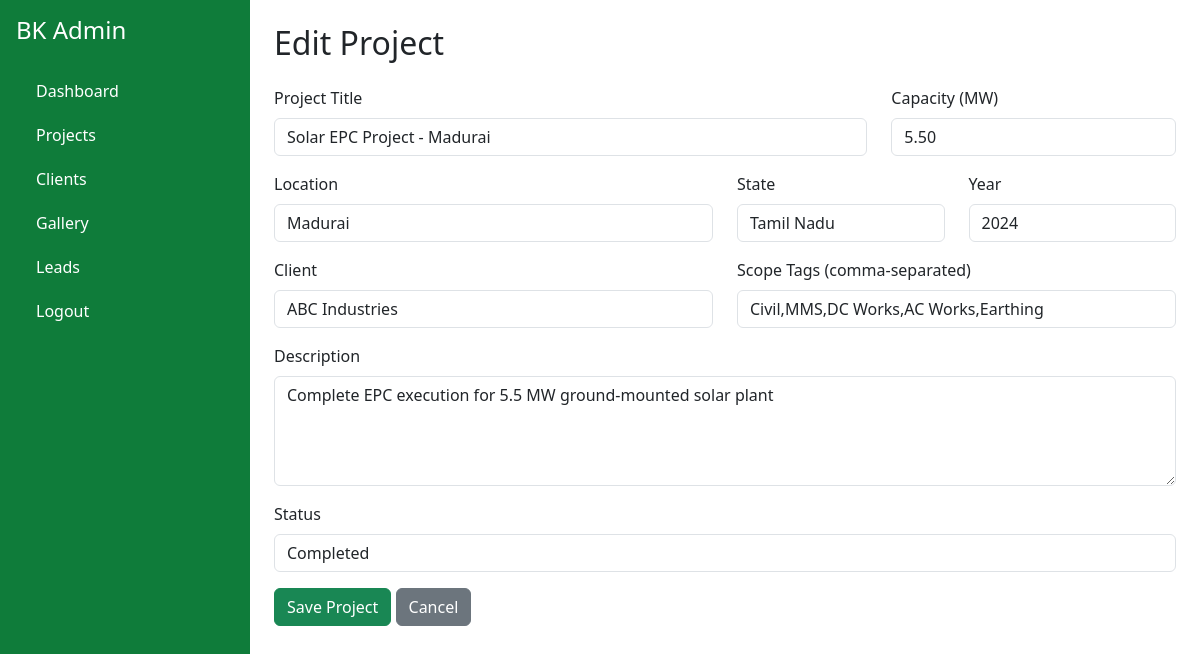
The page /admin/project_edit.php?id=1 (signed in) on the database its author committed.
### tables this page shows
CREATE TABLE IF NOT EXISTS projects (
    id INT AUTO_INCREMENT PRIMARY KEY,
    title VARCHAR(255) NOT NULL,
    capacity_mw DECIMAL(10,2),
    location VARCHAR(255),
    state VARCHAR(100),
    client VARCHAR(255),
    scope_tags VARCHAR(500),
    year INT,
    description TEXT,
    image_path VARCHAR(255),
    status ENUM('completed', 'ongoing', 'planned') DEFAULT 'completed',
    created_at TIMESTAMP DEFAULT CURRENT_TIMESTAMP
);

### admin/project_edit.php (the view, shortened to what this page needs)
<?php
$db = getDB();
$project = null;
$isEdit = false;
if (isset($_GET['id'])) {
    $stmt = $db->prepare("SELECT * FROM projects WHERE id = ?");
    $stmt->execute([$_GET['id']]);
    $project = $stmt->fetch();
    $isEdit = true;
}
?>
<!DOCTYPE html>
<html lang="en">
<head>
    <link href="../css/bootstrap.min.css" rel="stylesheet">
</head>
<body>
    <div class="d-flex">
        <div class="sidebar p-3" style="width: 250px;">
            <h4 class="mb-4">BK Admin</h4>
            <a href="dashboard.php">Dashboard</a>
            <a href="projects.php">Projects</a>
            <a href="clients.php">Clients</a>
            <a href="gallery.php">Gallery</a>
            <a href="leads.php">Leads</a>
            <a href="logout.php">Logout</a>
        </div>
        <div class="flex-grow-1 p-4">
            <h2><?= $isEdit ? 'Edit' : 'Add New' ?> Project</h2>
            <form method="POST" class="mt-4">
                <div class="row">
                    <div class="col-md-8 mb-3">
                        <label class="form-label">Project Title</label>
                        <input type="text" name="title" class="form-control" value="<?= $project['title'] ?? '' ?>" required>
                    </div>
                    <div class="col-md-4 mb-3">
                        <label class="form-label">Capacity (MW)</label>
                        <input type="number" step="0.01" name="capacity_mw" class="form-control" value="<?= $project['capacity_mw'] ?? '' ?>">
                    </div>
                </div>
                <div class="row">
                    <div class="col-md-6 mb-3">
                        <label class="form-label">Location</label>
                        <input type="text" name="location" class="form-control" value="<?= $project['location'] ?? '' ?>">
                    </div>
                    <div class="col-md-3 mb-3">
                        <label class="form-label">State</label>
                        <input type="text" name="state" class="form-control" value="<?= $project['state'] ?? '' ?>">
                    </div>
                    <div class="col-md-3 mb-3">
                        <label class="form-label">Year</label>
                        <input type="number" name="year" class="form-control" value="<?= $project['year'] ?? date('Y') ?>">
                    </div>
                </div>
                <div class="row">
                    <div class="col-md-6 mb-3">
                        <label class="form-label">Client</label>
                        <input type="text" name="client" class="form-control" value="<?= $project['client'] ?? '' ?>">
                    </div>
                    <div class="col-md-6 mb-3">
                        <label class="form-label">Scope Tags (comma-separated)</label>
                        <input type="text" name="scope_tags" class="form-control" value="<?= $project['scope_tags'] ?? '' ?>" placeholder="Civil,MMS,DC Works,AC Works">
                    </div>
                </div>
                <div class="mb-3">
                    <label class="form-label">Description</label>
                    <textarea name="description" class="form-control" rows="4"><?= $project['description'] ?? '' ?></textarea>
                </div>
                <div class="mb-3">
                    <label class="form-label">Status</label>
                    <select name="status" class="form-control">
                        <option value="completed" <?= ($project['status'] ?? '') === 'completed' ? 'selected' : '' ?>>Completed</option>
                    </select>
                </div>
                <button type="submit" class="btn btn-success">Save Project</button>
                <a href="projects.php" class="btn btn-secondary">Cancel</a>
            </form>
        </div>
    </div>
</body>
</html>

### admin/project_edit.php (style rules this page uses)
.sidebar { background: #0f7c3a; min-height: 100vh; color: white; }
.sidebar a { color: white; text-decoration: none; padding: 10px 20px; display: block; }

### rows shown on the page
projects: title "Solar EPC Project - Madurai", capacity_mw "5.50", location "Madurai", state "Tamil Nadu", year "2024", client "ABC Industries", scope_tags "Civil,MMS,DC Works,AC Works,Earthing", description "Complete EPC execution for 5.5 MW ground-mounted solar plant", status "Completed"
